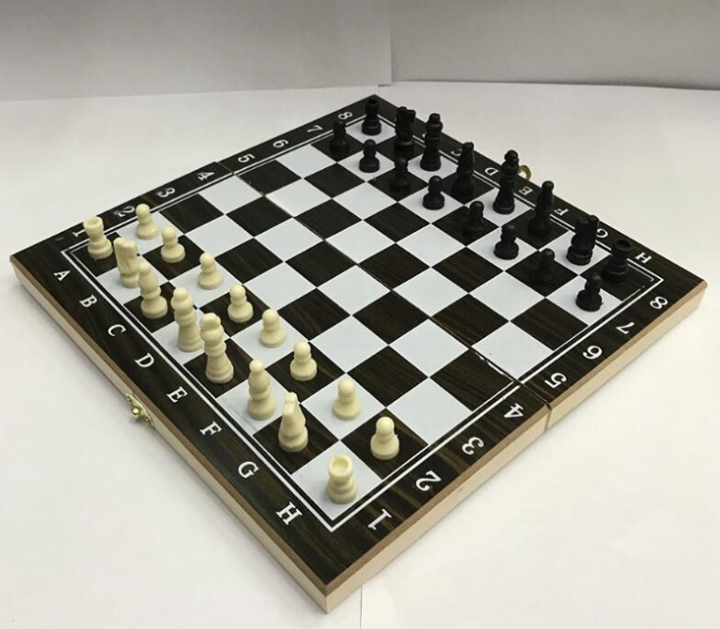
#> input picture img/chess_board.png, 720 x 629 px, found by its file name
$ jupyter execute finding_lines.ipynb
#> lines starting #> are read from the running program, lines starting #| are printed output that depends on the picture; after the words box and inside, x2 and y2 are one past the last pixel; in counts of white or black regions, pixels touching at a corner belong together
# Finding lines on Image

[cell 1]
import cv2
import numpy as np
from matplotlib import pyplot as plt
plt.rcParams['figure.dpi'] = 200

[cell 2]
img = cv2.imread('img/chess_board.png')
#> img is the input picture: shape (629, 720, 3); mean B, G, R 154.4, 164.1, 166
im_rgb = cv2.cvtColor(img, cv2.COLOR_BGR2RGB)
plt.imshow(im_rgb)
plt.show()

## GaussianBlur

[cell 3]
# Convert image to grayscale
gray = cv2.cvtColor(im_rgb, cv2.COLOR_BGR2GRAY)
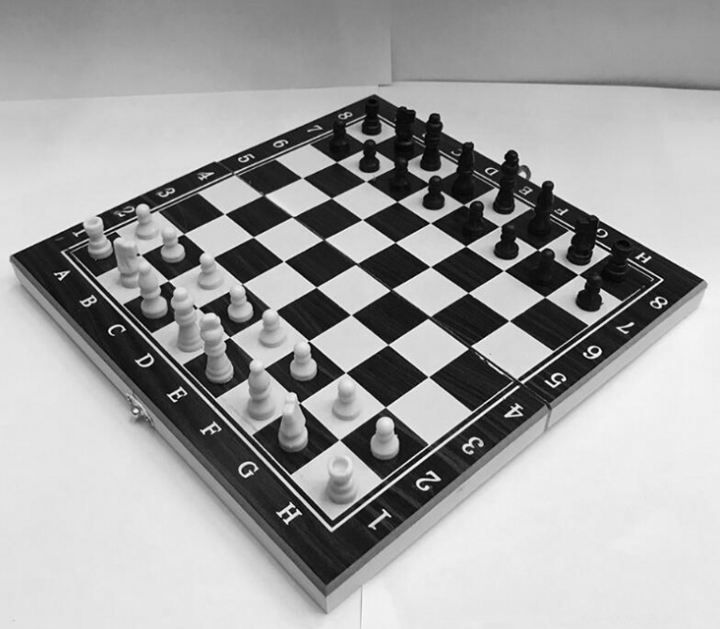
#> gray: shape (629, 720); min 0, max 253, mean 161.4

[cell 4]
kernel_size = 5
blured = cv2.GaussianBlur(gray, (kernel_size, kernel_size),0)

[cell 5]
img12 = np.hstack((gray, blured))
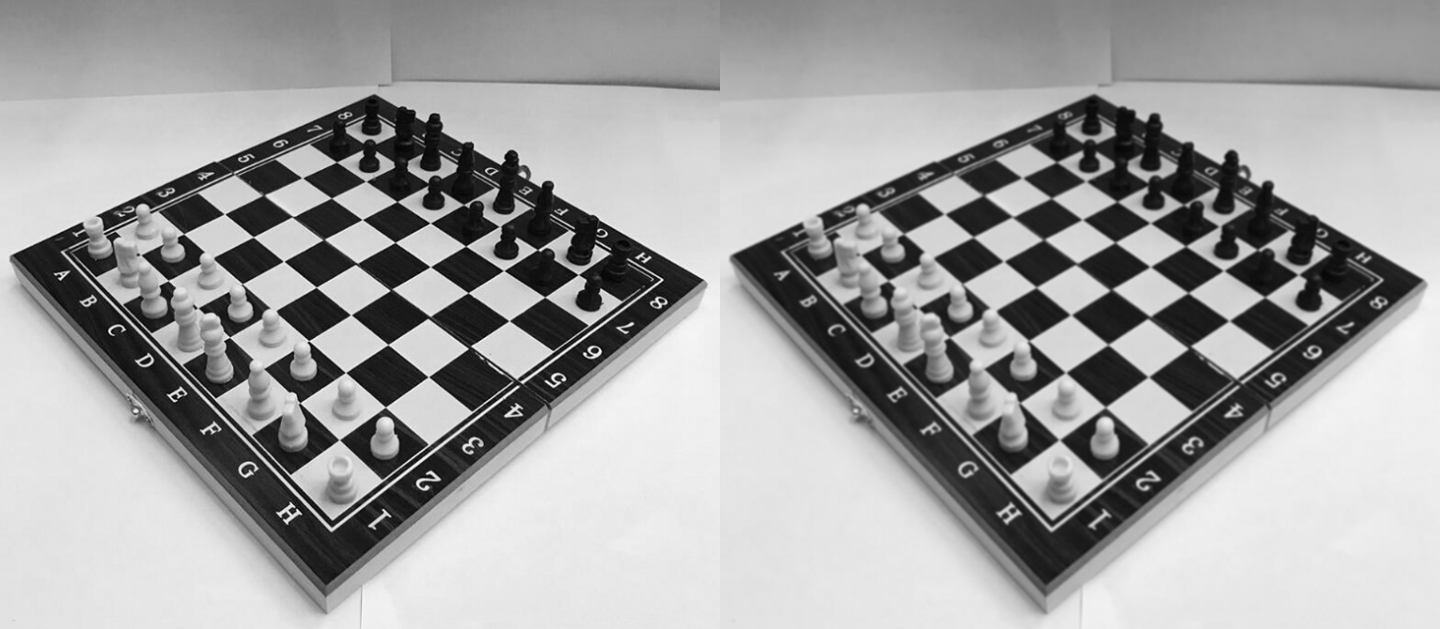
#> img12: shape (629, 1440); min 0, max 253, mean 161.4
plt.imshow(img12, cmap='gray')
plt.show()

## Canny - edge detection

[cell 6]
# Define our parameters for Canny
low_threshold = 50
high_threshold = 150
edges = cv2.Canny(blured, low_threshold, high_threshold)
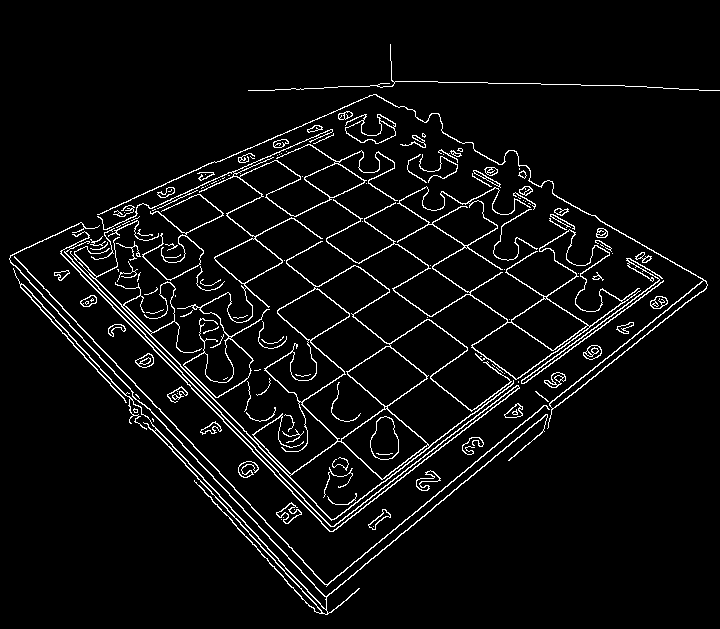
#> edges: shape (629, 720); 5% white in thin lines or dots, all inside (x1, y1, x2, y2) = (9, 44, 720, 615)

[cell 7]
plt.imshow(edges, cmap='gray')
plt.show()

## Hough Transform

[cell 8]
rho = 1  # distance resolution in pixels of the Hough grid
theta = np.pi / 180  # angular resolution in radians of the Hough grid
threshold = 100  # minimum number of votes (intersections in Hough grid cell)
min_line_length = 75  # minimum number of pixels making up a line
max_line_gap = 20  # maximum gap in pixels between connectable line segments
line_image = np.copy(im_rgb) * 0  # creating a blank to draw lines on
#> line_image: shape (629, 720, 3); every value is 0

# Run Hough on edge detected image
# Output "lines" is an array containing endpoints of detected line segments
lines = cv2.HoughLinesP(edges, rho, theta, threshold, np.array([]),
                    min_line_length, max_line_gap)
#> lines = 67 rows, first 6: [42, 306, 328, 613], [20, 287, 325, 614], [9, 259, 326, 599], [167, 357, 334, 529], [47, 238, 329, 531], [435, 505, 707, 284]

for line in lines:
    for x1,y1,x2,y2 in line:
        cv2.line(line_image,(x1,y1),(x2,y2),(255,0,0),5)
#> this loop made 67 passes
#> line on passes 1 to 12: [[42, 306, 328, 613]], [[20, 287, 325, 614]], [[9, 259, 326, 599]], [[167, 357, 334, 529]], [[47, 238, 329, 531]], [[435, 505, 707, 284]], [[546, 406, 703, 279]], [[327, 523, 674, 262]], [[289, 131, 596, 330]], [[559, 354, 678, 265]], [[97, 214, 390, 487]], [[93, 341, 250, 504]]
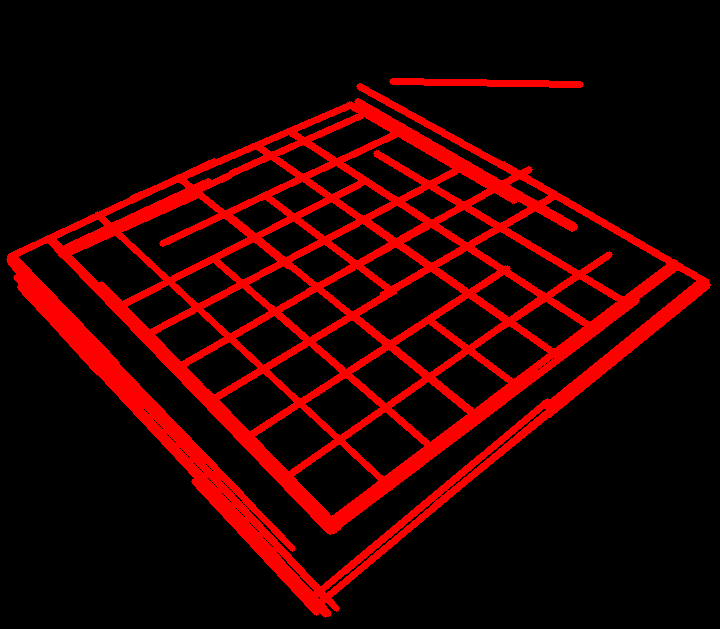
#> line_image: shape (629, 720, 3); mean R, G, B 42.3, 0, 0

[cell 9]
# Draw the lines on the  image
lines_edges = cv2.addWeighted(im_rgb, 0.8, line_image, 1, 0)
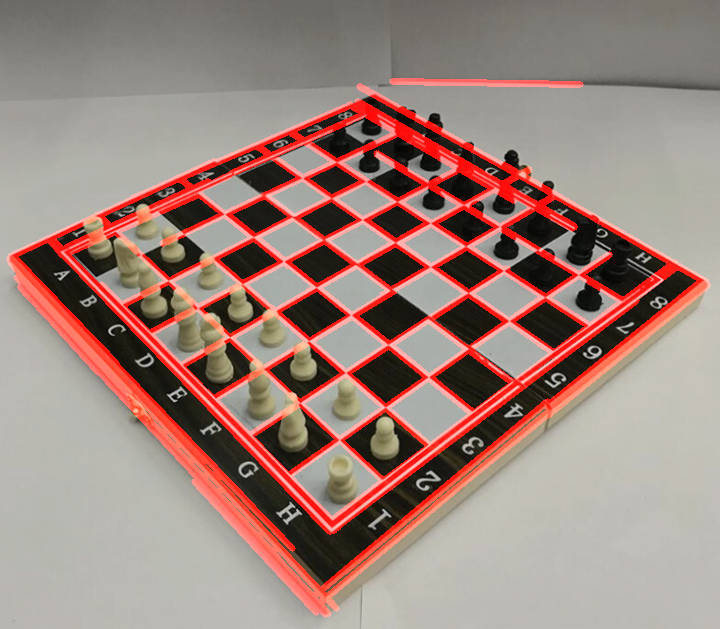
#> lines_edges: shape (629, 720, 3); mean R, G, B 159.4, 131.3, 123.5
plt.imshow(lines_edges)
plt.show()
